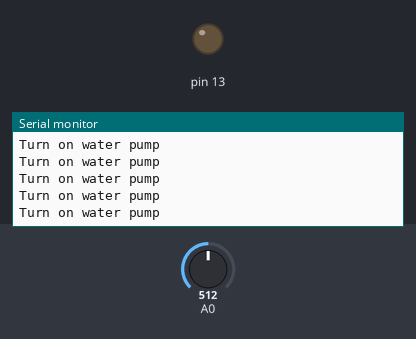
Simulated run of this sketch. Board: Arduino Uno, built with avr-gcc and run on an emulated ATmega328P. On the bench: output pins drawn as LEDs (lit = HIGH), the last lines printed to the serial monitor. Inputs (shaded band) come from the test bench; at power-on: A0 = 512.

Above: at 1.2 s.
1.3 s: A0 set to 490
At 2.3 s:
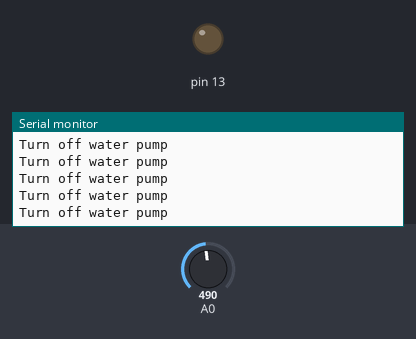
3.2 s: A0 set to 510
At 3.9 s:
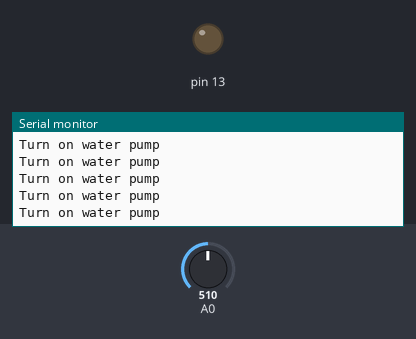

The sketch:

Water_pump_analog.ino
```cpp
void setup() {
  // put your setup code here, to run once:
  pinMode(13, OUTPUT);
  pinMode(A0, INPUT);
  Serial.begin(9600);
}

void loop() {
  if(analogRead(A0) > 500)
   Serial.println("Turn on water pump");
  else
   Serial.println("Turn off water pump");
}
```

Measured:
- the behaviour switches between 501 and 500 on A0 (found by bisection; images 0 and 1)
- after the input at 1.3 s, the serial monitor: prints a new line after 0.07 s (image 1)
